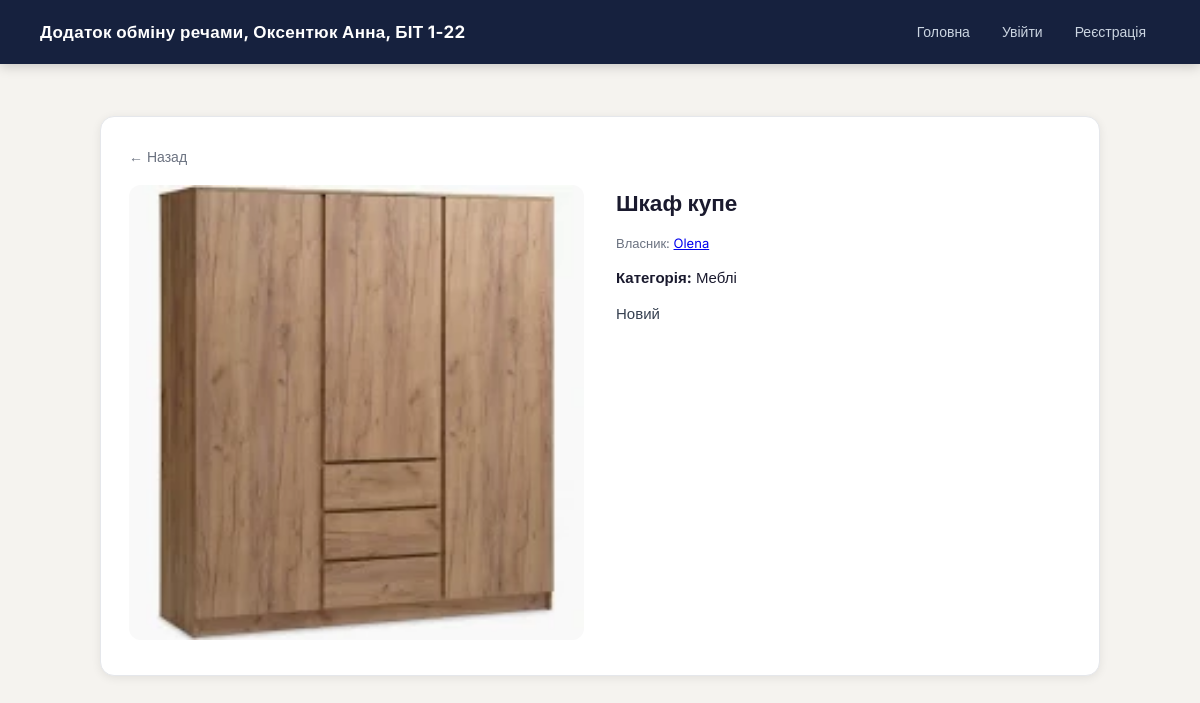
/item/2/, run on the app's committed database.
### main/models.py (models this page shows, shortened)
class Item(models.Model):
    title = models.CharField(max_length=100)          # назва речі
    description = models.TextField()                  # опис
    image = models.ImageField(upload_to='items/', blank=True, null=True)  # фото
    category = models.ForeignKey(Category, on_delete=models.SET_NULL, null=True)
    owner = models.ForeignKey(User, on_delete=models.CASCADE)
    available = models.BooleanField(default=True)     # чи доступна річ

class Category(models.Model):
    name = models.CharField(max_length=50)  # назва категорії

### main/views.py (the view)
# urls.py: path('item/<int:item_id>/', views.item_detail, name='item_detail'),
def item_detail(request, item_id):
    item = get_object_or_404(Item, id=item_id)
    return render(request, 'main/item_detail.html', {'item': item})

### main/templates/main/item_detail.html (shortened to what this page needs)
{% extends 'main/base.html' %}
{% block content %}
<div class="item-detail">
    <a class="back-link" href="{% url 'home' %}">← Назад</a>
    <div class="item-detail-flex">
        <div class="item-image">
            {% if item.image %}
                <img src="{{ item.image.url }}">
            {% endif %}
        </div>
        <div class="item-info">
            <h2>{{ item.title }}</h2>
            <p class="muted">
                Власник:
                <a href="{% url 'user_profile' item.owner.id %}">
                    {{ item.owner.username }}
                </a>
            </p>
            <p><strong>Категорія:</strong> {{ item.category.name }}</p>
            <p class="description">
                {{ item.description }}
            </p>
        </div>
    </div>
</div>
{% endblock %}

### main/static/css/style.css (style rules this page uses)
:root { --bg: #F5F3EF; --dark: #1A1A2E; --navbar-bg: #16213E; --accent: #E94560; --accent-hover: #c73652; --secondary: #0F3460; --text: #1A1A2E; --text-muted: #6B7280; --card: #FFFFFF; --border: #E5E7EB; --shadow: rgba(0, 0, 0, 0.08); }
* { box-sizing: border-box; margin: 0; padding: 0; }
body { font-family: 'Inter', Arial, sans-serif; background-color: var(--bg); color: var(--text); line-height: 1.6; font-size: 15px; }
.muted { color: var(--text-muted); font-size: 13px; }
.item-detail { max-width: 1000px; margin: 24px auto; background: var(--card); padding: 28px; border-radius: 14px; border: 1px solid var(--border); box-shadow: 0 2px 10px var(--shadow); }
.item-detail-flex { display: flex; gap: 32px; flex-wrap: wrap; }
.item-image { flex: 1; min-width: 300px; }
.item-image img { width: 100%; border-radius: 12px; object-fit: cover; }
.item-info { flex: 1; min-width: 300px; display: flex; flex-direction: column; gap: 12px; }
.back-link { display: inline-block; margin-bottom: 16px; text-decoration: none; color: var(--text-muted); font-size: 14px; transition: color 0.2s; }
.description { line-height: 1.6; color: #374151; }

### data on the page
Item: image (picture), title "Шкаф купе", owner.username "Olena", category.name "Меблі", description "Новий"
